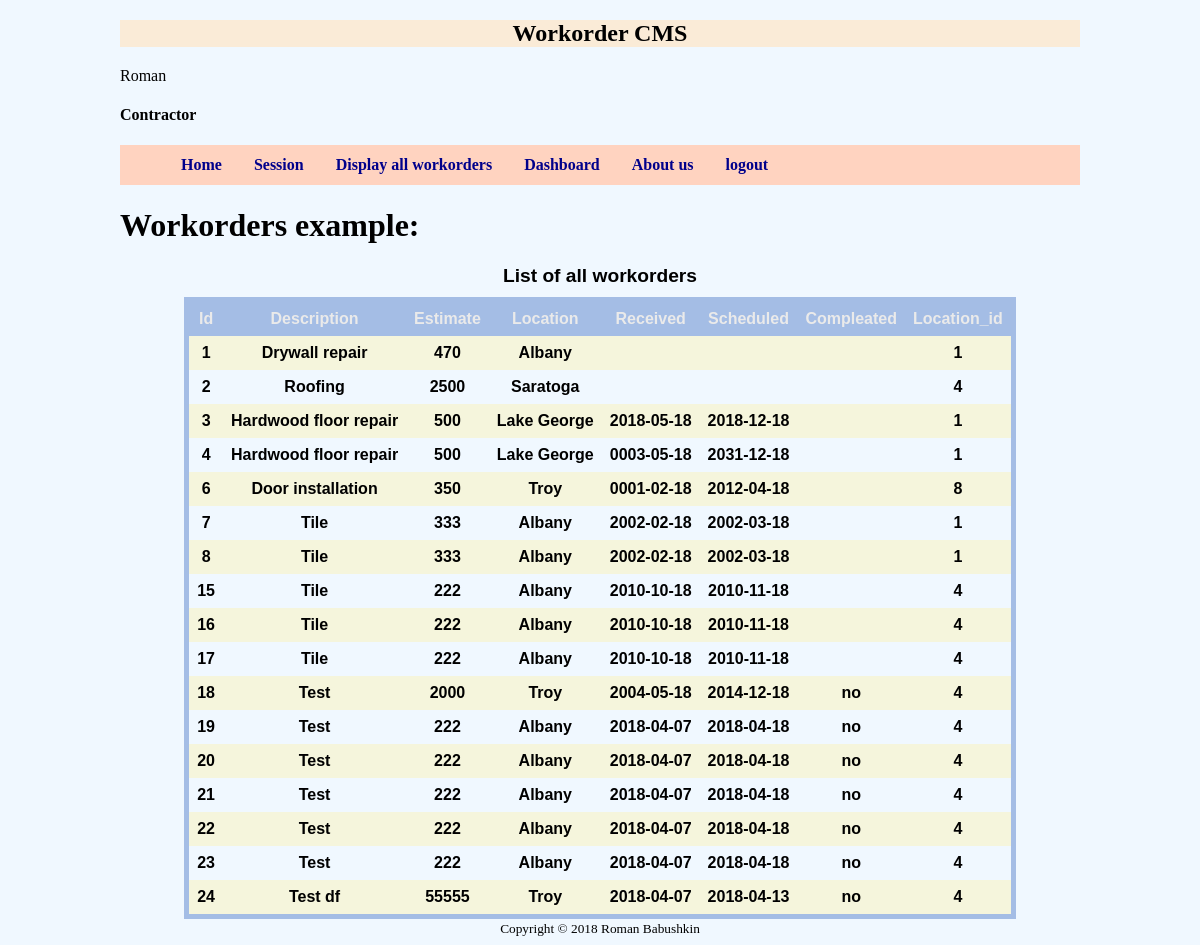
Page /mvc/Views/ShowWorkorders.php (signed in) on the committed database.
### tables this page shows
CREATE TABLE `workorder` (
  `id` int(11) NOT NULL AUTO_INCREMENT,
  `description` varchar(450) DEFAULT NULL,
  `estimate` double DEFAULT NULL,
  `location` varchar(45) DEFAULT NULL,
  `received` date DEFAULT NULL,
  `scheduled` date DEFAULT NULL,
  `compleated` varchar(45) DEFAULT NULL,
  `location_id` int(11) NOT NULL,
  PRIMARY KEY (`id`),
  KEY `fk_workorder_location1_idx` (`location_id`),
  CONSTRAINT `fk_workorder_location1` FOREIGN KEY (`location_id`) REFERENCES `location` (`id`) ON DELETE NO ACTION ON UPDATE NO ACTION
);

### mvc/classes/Database.php (called while the page is built, shortened)
<?php
class Database {
    public static $host = "127.0.0.1";
    public static $dbName = "workorder";
    public static $userName = "root";
    public static $password = "1982";
  private static function con() {
    $pdo = new PDO("mysql:host=".self::$host.";dbname=".self::$dbName.";charset=utf8", self::$userName, self::$password);
    $pdo->setAttribute(PDO::ATTR_EMULATE_PREPARES, false);
    $pdo->setAttribute(PDO::ATTR_ERRMODE, PDO::ERRMODE_EXCEPTION);
    return $pdo;
  }
  public static function query($query, $params = array()) {
    $stmt = self::con()->prepare($query);
    $stmt->execute($params);
    $data = $stmt->fetchAll();
    return $data;
  }
}
?>

### mvc/Controllers/WorkorderImpl.php (called while the page is built, shortened)
<?php
class WorkorderImpl extends Controller {
    public static function listWorkorders() {
        return (self::query("SELECT * FROM workorder"));
    }
}
?>

### mvc/Views/ShowWorkorders.php (the view, shortened to what this page needs)
<!doctype html>
<html>
 <head>
</head>
<body id="wrapper">
<?php      include 'header.php'; ?>
<?php      include 'sessionCheck.php'; ?>
<main>
       <h1>Workorders example:</h1>
        <table>
        <caption>List of all workorders</caption>
            <tr>
                <th>Id</th>
                <th>Description</th>
                <th>Estimate</th>
                <th>Location</th>
                <th>Received</th>
                <th>Scheduled   </th>
                <th>Compleated</th>
                <th>Location_id</th>
            </tr>
  <?php
            $data = WorkorderImpl::listWorkorders();
            foreach( $data as $row ) {
            echo "<tr>";
            echo "<th>".$row['id']."</th>";
            echo "<th>".$row['description']."</th>";
            echo "<th>".$row['estimate']."</th>";
            echo "<th>".$row['location']."</th>";
            echo "<th>".$row['received']."</th>";
            echo "<th>".$row['scheduled']."</th>";
            echo "<th>".$row['compleated']."</th>";
            echo "<th>".$row['location_id']."</th>";
            echo "</tr>";
            }
        echo "</table>";
    ?>
<?php      include 'footer.php'; ?>
</main>
</body>
</html>

### rows in the picture
workorder: id "1", description "Drywall repair", estimate "470", location "Albany", location "1"
workorder: id "2", description "Roofing", estimate "2500", location "Saratoga", location "4"
workorder: id "3", description "Hardwood floor repair", estimate "500", location "Lake George", received "2018-05-18", scheduled "2018-12-18", location "1"
workorder: id "4", description "Hardwood floor repair", estimate "500", location "Lake George", received "0003-05-18", scheduled "2031-12-18", location "1"
workorder: id "6", description "Door installation", estimate "350", location "Troy", received "0001-02-18", scheduled "2012-04-18", location "8"
workorder: id "7", description "Tile", estimate "333", location "Albany", received "2002-02-18", scheduled "2002-03-18", location "1"
workorder: id "8", description "Tile", estimate "333", location "Albany", received "2002-02-18", scheduled "2002-03-18", location "1"
workorder: id "15", description "Tile", estimate "222", location "Albany", received "2010-10-18", scheduled "2010-11-18", location "4"
workorder: id "16", description "Tile", estimate "222", location "Albany", received "2010-10-18", scheduled "2010-11-18", location "4"
workorder: id "17", description "Tile", estimate "222", location "Albany", received "2010-10-18", scheduled "2010-11-18", location "4"
workorder: id "18", description "Test", estimate "2000", location "Troy", received "2004-05-18", scheduled "2014-12-18", compleated "no", location "4"
workorder: id "19", description "Test", estimate "222", location "Albany", received "2018-04-07", scheduled "2018-04-18", compleated "no", location "4"
workorder: id "20", description "Test", estimate "222", location "Albany", received "2018-04-07", scheduled "2018-04-18", compleated "no", location "4"
workorder: id "21", description "Test", estimate "222", location "Albany", received "2018-04-07", scheduled "2018-04-18", compleated "no", location "4"
workorder: id "22", description "Test", estimate "222", location "Albany", received "2018-04-07", scheduled "2018-04-18", compleated "no", location "4"
workorder: id "23", description "Test", estimate "222", location "Albany", received "2018-04-07", scheduled "2018-04-18", compleated "no", location "4"
workorder: id "24", description "Test df", estimate "55555", location "Troy", received "2018-04-07", scheduled "2018-04-13", compleated "no", location "4"

### other values in the picture
$_SESSION['name'] "Roman"
